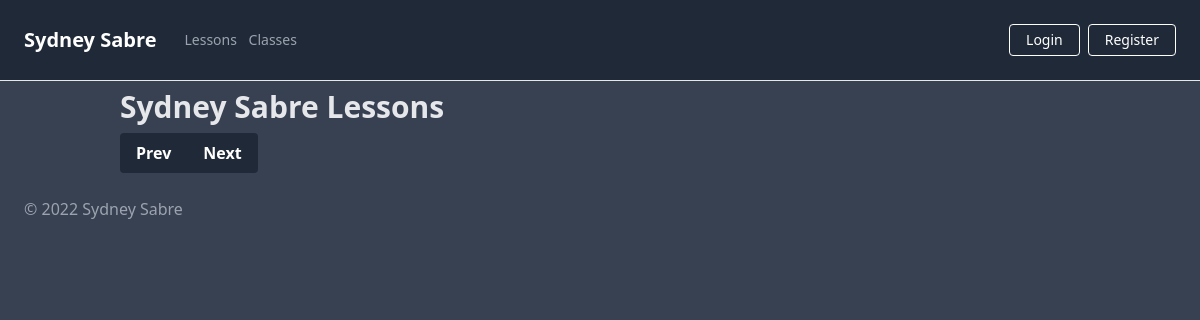
/date/2022-02-14, run on an earlier commit of the app's database.
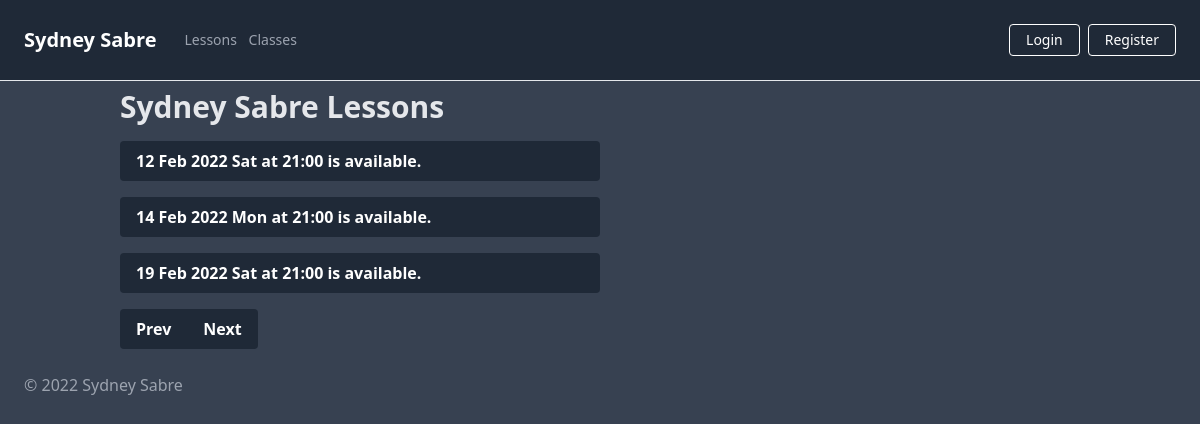
And on a later commit of the database.
### app/models.py (models this page shows, shortened)
class Slot(db.Model):
    __tablename__ = "slots"
    id = db.Column(db.Integer, primary_key=True)
    date = db.Column(db.Date, nullable=False)
    time = db.Column(db.Time, nullable=False)
    name = db.Column(db.String(250), nullable=True)
    comment = db.Column(db.String(500), nullable=True)
    paid = db.Column(db.Boolean, default=False, nullable=True)
    completed = db.Column(db.Boolean, default=False, nullable=True)
    user_id = db.Column(db.Integer, db.ForeignKey('users.id'))

### app/routes.py (the view)
@app.route('/date/<date>')
def show_date(date):
    date = datetime.datetime.strptime(date, '%Y-%m-%d')
    date = date.date() # Strip hours from date
    date_plus_range = date + datetime.timedelta(days=SCAN_RANGE)
    date_minus_range = date - datetime.timedelta(days=SCAN_RANGE)
    slots = Slot.query.filter(and_(Slot.date < date_plus_range, Slot.date > date_minus_range)) #Show slots on current date +/- range days.
    slots_by_time = sorted(slots, key=lambda slot: slot.time)
    slots_by_timedate = sorted(slots_by_time, key=lambda slot: slot.date)
    return render_template('index.html', all_slots=slots_by_timedate, today=date, next_date=date_plus_range, prev_date=date_minus_range)

### app/templates/index.html
{% extends "base.html" %}
{% block title %}
Sydney Sabre Lessons
{% endblock %}
{% block content %}
    <div class="container">
        <h1 class="text-gray-200 my-2 text-3xl font-bold">{{ self.title() }}</h1>
        {% for slot in all_slots%}
        <div class="flex mr-auto my-4 w-full md:w-3/4 lg:w-1/2">
            {% if current_user.is_admin: %}
                <div class="flex grow">
                    {% if slot.completed == True: %}
                    <a class="grow bg-gray-700 line-through text-white font-bold py-2 px-4 rounded"
                    {% elif slot.name == None: %}
                    <a class="grow bg-gray-800 hover:bg-gray-400 text-white font-bold py-2 px-4 rounded"
                    {% elif slot.paid == True: %}
                    <a class="grow bg-green-800 hover:bg-green-400 text-white font-bold py-2 px-4 rounded"
                    {% else %}
                    <a class="grow bg-red-800 hover:bg-red-400 text-white font-bold py-2 px-4 rounded"
                    {% endif %}
                        href="{{ url_for('book_slot', slot_id=slot.id) }}">
                        {{ slot.date.strftime('%d %b %Y %a') }} at {{ slot.time.strftime('%H:%M') }} booked for {{ slot.name }}
                    </a>
                </div>
            <div class="flex">
                <a class="bg-red-400 hover:bg-red-200 text-white font-bold mx-2 px-3 py-2 rounded"
                    href="{{url_for('delete_slot', slot_id=slot.id) }}">
                    ✘
                </a>
            </div>
            <div class="flex">
                <a class="bg-green-400 hover:bg-green-200 text-white font-bold mx-2 px-3 py-2 rounded"
                    href="{{url_for('toggle_complete_slot', slot_id=slot.id) }}">
                    ✓
                </a>
            </div>
            {% else %}
                {% if slot.completed == True: %}
                <div class="flex grow">
                    <p class="grow bg-gray-700 text-white line-through font-bold py-2 px-4 rounded">
                        {{ slot.date.strftime('%d %b %Y %a') }} at {{ slot.time.strftime('%H:%M') }} is completed
                    </p>
                </div>
                {% elif slot.name == None: %}
                <div class="flex grow">
                    <a class="grow bg-gray-800 hover:bg-gray-400 text-white font-bold py-2 px-4 rounded"
                        href="{{ url_for('book_slot', slot_id=slot.id) }}">
                        {{ slot.date.strftime('%d %b %Y %a') }} at {{ slot.time.strftime('%H:%M') }} is available.
                    </a>
                </div>
                {% elif slot.paid == True: %}
                <div class="flex grow">
                    <p class="grow bg-green-600 text-white font-bold py-2 px-4 rounded">
                        {{ slot.date.strftime('%d %b %Y %a') }} at {{ slot.time.strftime('%H:%M') }} is booked and paid.
                    </p>
                </div>
                {% else %}
                <div class="flex grow">
                    <p class="grow bg-red-800 text-white font-bold py-2 px-4 rounded">
                        {{ slot.date.strftime('%d %b %Y %a') }} at {{ slot.time.strftime('%H:%M') }} is already booked.
                    </p>
                </div>
                {% endif %}
            {% endif %}
        </div>
        {% endfor%}
        <div class="inline-flex">
            <a class="bg-gray-800 hover:bg-gray-400 text-white font-bold py-2 px-4 rounded-l" href="{{url_for('show_date', date=prev_date)}}">
              Prev
            </a>
            <a class="bg-gray-800 hover:bg-gray-400 text-white font-bold py-2 px-4 rounded-r" href="{{url_for('show_date', date=next_date)}}">
              Next
            </a>
          </div>
    </div>
{% endblock %}

### app/templates/base.html (shortened to what this page needs)
<!DOCTYPE html>
<html lang="en">
<head>
    <link rel="stylesheet" href="{{url_for('static', filename='css/main.css')}}">
</head>
<body class="bg-gray-700">
    <nav class="flex items-center justify-between flex-wrap bg-gray-800 p-6">
        <div class="flex items-center flex-shrink-0 text-white mr-6">
            <span class="font-bold text-xl">Sydney Sabre</span>
        </div>
        <div class="w-full block flex-grow sm:flex sm:items-center sm:w-auto">
            <div class="text-sm sm:flex-grow">
                <a
                    class="text-gray-400 hover:text-white block mt-4 sm:inline-block sm:mt-0 px-1"
                    href="{{url_for('index')}}">
                    Lessons
                </a>
                <a
                    class="text-gray-400 hover:text-white block mt-4 sm:inline-block sm:mt-0 px-1"
                    href="{{url_for('show_classes')}}">
                    Classes
                </a>
            </div>
            {% if current_user.is_authenticated: %}
            <div>
                <a
                class="inline-block text-sm px-4 py-2 leading-none border rounded text-white border-white hover:border-transparent hover:text-blue-500 hover:bg-white mt-4 md:mt-0"
                href="{{url_for('logout')}}">
                Logout
                </a>
            </div>
            {% else %}
            <div class="mr-2">
                <a
                class="inline-block text-sm px-4 py-2 leading-none border rounded text-white border-white hover:border-transparent hover:text-blue-500 hover:bg-white mt-4 md:mt-0"
                href="{{url_for('login')}}">
                Login
                </a>
            </div>
            <div>
                <a
                class="inline-block text-sm px-4 py-2 leading-none border rounded text-white border-white hover:border-transparent hover:text-blue-500 hover:bg-white mt-4 md:mt-0"
                href="{{url_for('register')}}">
                Register
                </a>
            </div>
            {% endif %}
        </div>
    </nav>
    <hr>
    {% block content %}{% endblock %}
</body>
<footer>
    <div class="p-6">
        <p class="text-gray-400">
            &copy;
            Sydney Sabre
        </p>
    </div>
</footer>
</html>

### app/static/css/main.css (style rules this page uses)
html { line-height: 1.5; -webkit-text-size-adjust: 100%; -moz-tab-size: 4; -o-tab-size: 4; tab-size: 4; font-family: ui-sans-serif, system-ui, -apple-system, BlinkMacSystemFont, "Segoe UI", Roboto, "Helvetica Neue", Arial, "Noto Sans", sans-serif, "Apple Color Emoji", "Segoe UI Emoji", "Segoe UI Symbol", "Noto Color Emoji"; }
body { margin: 0; line-height: inherit; }
hr { height: 0; color: inherit; border-top-width: 1px; }
h1, h2, h3, h4, h5, h6 { font-size: inherit; font-weight: inherit; }
a { color: inherit; text-decoration: inherit; }
blockquote, dl, dd, h1, h2, h3, h4, h5, h6, hr, figure, p, pre { margin: 0; }
.container { width: 100%; margin-right: auto; margin-left: auto; padding-right: 2rem; padding-left: 2rem; }
@media (min-width: 640px) { .container { max-width: 640px; } }
@media (min-width: 768px) { .container { max-width: 768px; } }
@media (min-width: 1024px) { .container { max-width: 1024px; } }
.my-2 { margin-top: 0.5rem; margin-bottom: 0.5rem; }
.my-4 { margin-top: 1rem; margin-bottom: 1rem; }
.mr-6 { margin-right: 1.5rem; }
.mt-4 { margin-top: 1rem; }
.mr-2 { margin-right: 0.5rem; }
.mr-auto { margin-right: auto; }
.block { display: block; }
.inline-block { display: inline-block; }
.flex { display: flex; }
.inline-flex { display: inline-flex; }
.w-full { width: 100%; }
.flex-shrink-0 { flex-shrink: 0; }
.flex-grow { flex-grow: 1; }
.grow { flex-grow: 1; }
.flex-wrap { flex-wrap: wrap; }
.items-center { align-items: center; }
.justify-between { justify-content: space-between; }
.rounded { border-radius: 0.25rem; }
.rounded-l { border-top-left-radius: 0.25rem; border-bottom-left-radius: 0.25rem; }
.rounded-r { border-top-right-radius: 0.25rem; border-bottom-right-radius: 0.25rem; }
.border { border-width: 1px; }
.border-white { --tw-border-opacity: 1; border-color: rgb(255 255 255 / var(--tw-border-opacity)); }
.bg-gray-700 { --tw-bg-opacity: 1; background-color: rgb(55 65 81 / var(--tw-bg-opacity)); }
.bg-gray-800 { --tw-bg-opacity: 1; background-color: rgb(31 41 55 / var(--tw-bg-opacity)); }
.p-6 { padding: 1.5rem; }
.px-1 { padding-left: 0.25rem; padding-right: 0.25rem; }
.px-4 { padding-left: 1rem; padding-right: 1rem; }
.py-2 { padding-top: 0.5rem; padding-bottom: 0.5rem; }
.text-xl { font-size: 1.25rem; line-height: 1.75rem; }
.text-sm { font-size: 0.875rem; line-height: 1.25rem; }
.text-3xl { font-size: 1.875rem; line-height: 2.25rem; }
.font-bold { font-weight: 700; }
.leading-none { line-height: 1; }
.text-white { --tw-text-opacity: 1; color: rgb(255 255 255 / var(--tw-text-opacity)); }
.text-gray-400 { --tw-text-opacity: 1; color: rgb(156 163 175 / var(--tw-text-opacity)); }
.text-gray-200 { --tw-text-opacity: 1; color: rgb(229 231 235 / var(--tw-text-opacity)); }
@media (min-width: 640px) { .sm\:mt-0 { margin-top: 0px; } }
@media (min-width: 640px) { .sm\:inline-block { display: inline-block; } }
@media (min-width: 640px) { .sm\:flex { display: flex; } }
@media (min-width: 640px) { .sm\:w-auto { width: auto; } }
@media (min-width: 640px) { .sm\:flex-grow { flex-grow: 1; } }
@media (min-width: 640px) { .sm\:items-center { align-items: center; } }
@media (min-width: 768px) { .md\:mt-0 { margin-top: 0px; } }
@media (min-width: 768px) { .md\:w-3\/4 { width: 75%; } }
@media (min-width: 1024px) { .lg\:w-1\/2 { width: 50%; } }

What changed in the data, as far as the page shows it:
added Slot: date "12 Feb 2022 Sat", time "21:00"
added Slot: date "14 Feb 2022 Mon", time "21:00"
added Slot: date "19 Feb 2022 Sat", time "21:00"
